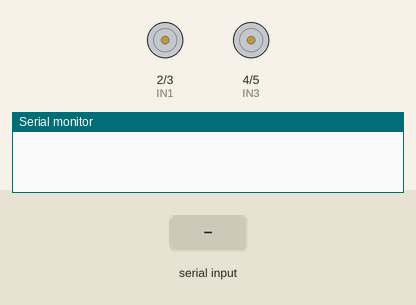
Recording of a sketch running on a simulated Arduino Uno, built with avr-gcc and run on an emulated ATmega328P. Parts: motor-driver pin pairs drawn as motors (green arrow = first pin HIGH = forward, orange = second pin HIGH = backward, longer = more drive, scaled by the enable pin), the last lines printed to the serial monitor. The inputs (shaded band) are chosen by the test bench.

Above: at 1.2 s.
1.3 s: "F" received over the second serial link
At 2.5 s:
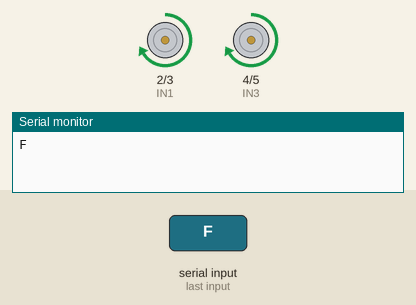
2.8 s: "B" received over the second serial link
At 3.7 s:
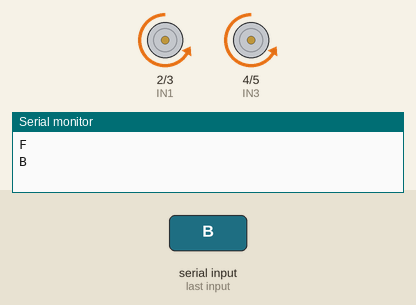
4.3 s: "L" received over the second serial link
At 4.8 s:
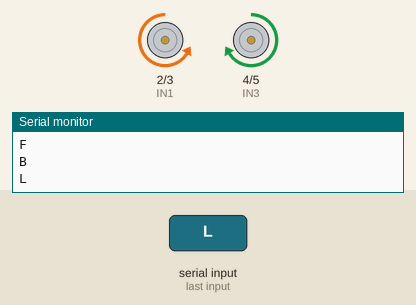
5.8 s: "R" received over the second serial link
At 7.2 s:
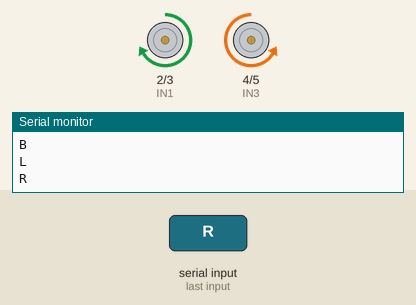
Timing chart, 0 to 8.3 s (numbered marks = the images above; inputs shaded):
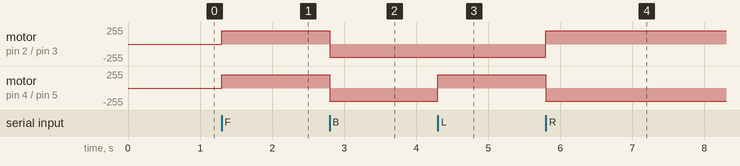

Measured:
- after the input at 1.3 s, motor on pin 2 (IN1) / pin 3 (IN2), motor on pin 4 (IN3) / pin 5 (IN4): stopped → forward 200/255 at once
- after the input at 2.8 s, motor on pin 2 (IN1) / pin 3 (IN2), motor on pin 4 (IN3) / pin 5 (IN4): forward 200/255 → backward 200/255 at once
- after the input at 4.3 s, motor on pin 4 (IN3) / pin 5 (IN4): backward 200/255 → forward 200/255 at once
- after the input at 5.8 s, motor on pin 2 (IN1) / pin 3 (IN2): backward 200/255 → forward 200/255 at once; motor on pin 4 (IN3) / pin 5 (IN4): forward 200/255 → backward 200/255 at once

The sketch:

smart-car-code.ino
```cpp
#include <SoftwareSerial.h>

SoftwareSerial BT(10, 11); // RX, TX

// Motor pins
int IN1 = 2;
int IN2 = 3;
int IN3 = 4;
int IN4 = 5;
int ENA = 6;
int ENB = 9;

char command;

void setup() {
  BT.begin(9600);
  Serial.begin(9600);

  pinMode(IN1, OUTPUT);
  pinMode(IN2, OUTPUT);
  pinMode(IN3, OUTPUT);
  pinMode(IN4, OUTPUT);
  pinMode(ENA, OUTPUT);
  pinMode(ENB, OUTPUT);

  analogWrite(ENA, 200); // Speed control
  analogWrite(ENB, 200);
}

void loop() {
  if (BT.available()) {
    command = BT.read();
    Serial.println(command);

    switch (command) {

      case 'F': // Forward
        digitalWrite(IN1, HIGH);
        digitalWrite(IN2, LOW);
        digitalWrite(IN3, HIGH);
        digitalWrite(IN4, LOW);
        break;

      case 'B': // Backward
        digitalWrite(IN1, LOW);
        digitalWrite(IN2, HIGH);
        digitalWrite(IN3, LOW);
        digitalWrite(IN4, HIGH);
        break;

      case 'L': // Left
        digitalWrite(IN1, LOW);
        digitalWrite(IN2, HIGH);
        digitalWrite(IN3, HIGH);
        digitalWrite(IN4, LOW);
        break;

      case 'R': // Right
        digitalWrite(IN1, HIGH);
        digitalWrite(IN2, LOW);
        digitalWrite(IN3, LOW);
        digitalWrite(IN4, HIGH);
        break;

      case 'S': // Stop
        digitalWrite(IN1, LOW);
        digitalWrite(IN2, LOW);
        digitalWrite(IN3, LOW);
        digitalWrite(IN4, LOW);
        break;
    }
  }
}
```
